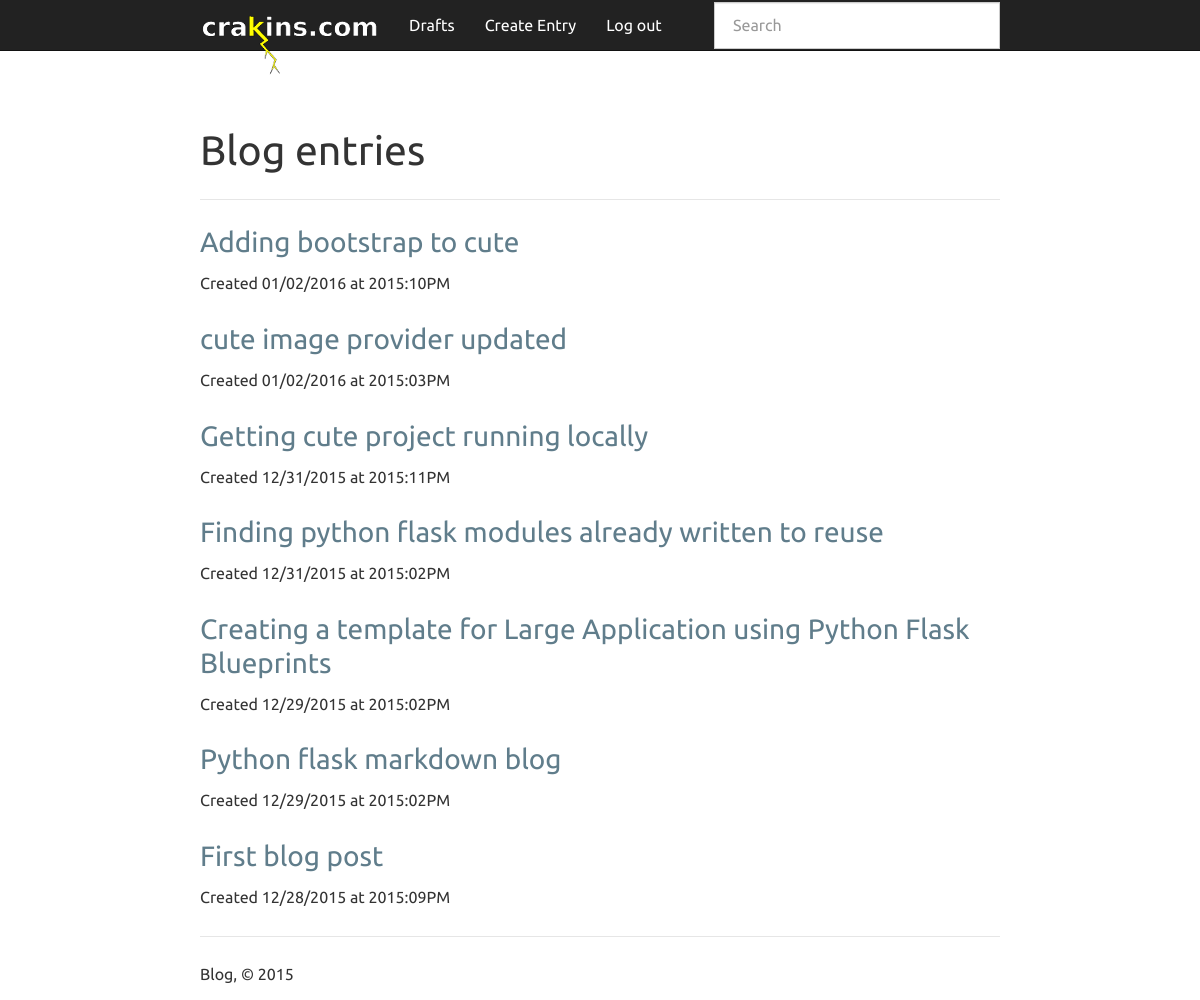
The page / (signed in) on the database its author committed.
### app.py (models this page shows, shortened)
class Entry(flask_db.Model):
    title = CharField()
    slug = CharField(unique=True)
    content = TextField()
    published = BooleanField(index=True)
    timestamp = DateTimeField(default=datetime.datetime.now, index=True)
    @classmethod
    def public(cls):
        return Entry.select().where(Entry.published == True)

### app.py (the view)
@app.route('/')
def index():
    search_query = request.args.get('q')
    if search_query:
        query = Entry.search(search_query)
    else:
        query = Entry.public().order_by(Entry.timestamp.desc())
    return object_list(
        'index.html',
        query,
        search=search_query,
        check_bounds=False)

### templates/index.html (shortened to what this page needs)
{% extends "base.html" %}
{% block content_title %}{% if search %}Search "{{ search }}"{% else %}Blog entries{% endif %}{% endblock %}
{% block content %}
  {% for entry in object_list %}
    {% if search %}
      {% set entry = entry.entry %}
    {% endif %}
    <h3>
      <a href="{% if entry.published %}{{ url_for('detail', slug=entry.slug) }}{% else %}{{ url_for('edit', slug=entry.slug) }}{% endif %}">
        {{ entry.title }}
      </a>
    </h3>
    <p>Created {{ entry.timestamp.strftime('%m/%d/%Y at %G:%I%p') }}</p>
  {% else %}
    <p>No entries have been created yet.</p>
  {% endfor %}
{% endblock %}

### rows shown on the page
Entry: title "Adding bootstrap to cute", timestamp "01/02/2016 at 2015:10PM"
Entry: title "cute image provider updated", timestamp "01/02/2016 at 2015:03PM"
Entry: title "Getting cute project running locally", timestamp "12/31/2015 at 2015:11PM"
Entry: title "Finding python flask modules already written to reuse", timestamp "12/31/2015 at 2015:02PM"
Entry: title "Creating a template for Large Application using Python Flask Blueprints", timestamp "12/29/2015 at 2015:02PM"
Entry: title "Python flask markdown blog", timestamp "12/29/2015 at 2015:02PM"
Entry: title "First blog post", timestamp "12/28/2015 at 2015:09PM"
